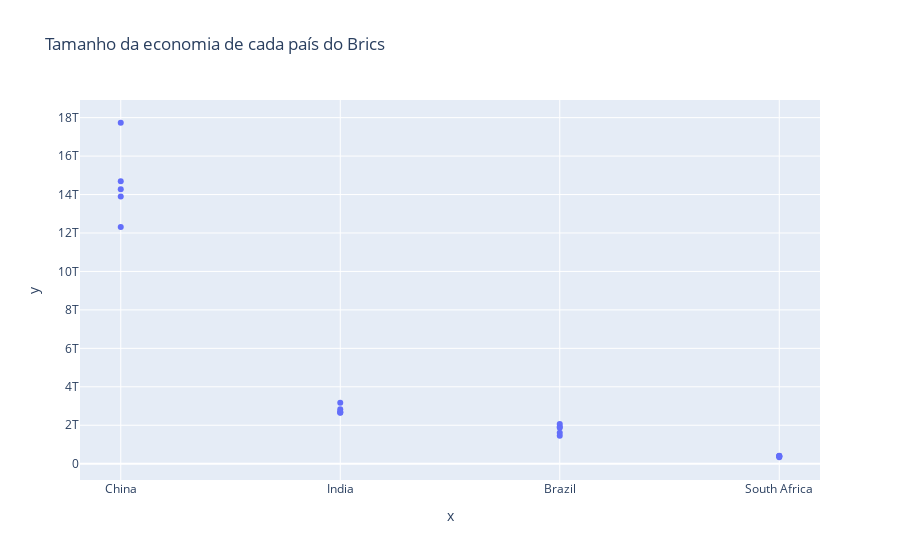

The cell this chart's notebook holds for it:
### Code cell
#Agora vamos criar um grafico com tamanho da economia dos pibs em 2021
x=gpd_brics['Country Name']
y=gpd_brics['GDP']
economia_brics=px.scatter(x=x,y=y,title='Tamanho da economia de cada país do Brics')
economia_brics

### Figure 1 — Plotly figure (JSON) as saved in the notebook; plotly's stock layout.template omitted (floating-point values rounded to 4 significant figures)
{"data": [{"hovertemplate": "x=%{x}<br>y=%{y}<extra></extra>", "legendgroup": "", "marker": {"color": "#636efa", "symbol": "circle"}, "mode": "markers", "name": "", "orientation": "v", "showlegend": false, "type": "scatter", "x": ["China", "China", "China", "China", "China", "India", "India", "India", "India", "India", "Brazil", "Brazil", "Brazil", "Brazil", "Brazil", "South Africa", "South Africa", "South Africa", "South Africa", "South Africa"], "xaxis": "x", "y": [17734100000000, 14687700000000, 14279900000000, 13894800000000, 12310400000000, 3173400000000, 2667690000000, 2831550000000, 2702930000000, 2651470000000, 1608980000000, 1448570000000, 1873290000000, 1916930000000, 2063510000000, 419946000000, 335442000000, 387935000000, 404842000000, 381449000000], "yaxis": "y"}], "layout": {"legend": {"tracegroupgap": 0}, "title": {"text": "Tamanho da economia de cada país do Brics"}, "xaxis": {"anchor": "y", "domain": [0, 1], "title": {"text": "x"}}, "yaxis": {"anchor": "x", "domain": [0, 1], "title": {"text": "y"}}}}
